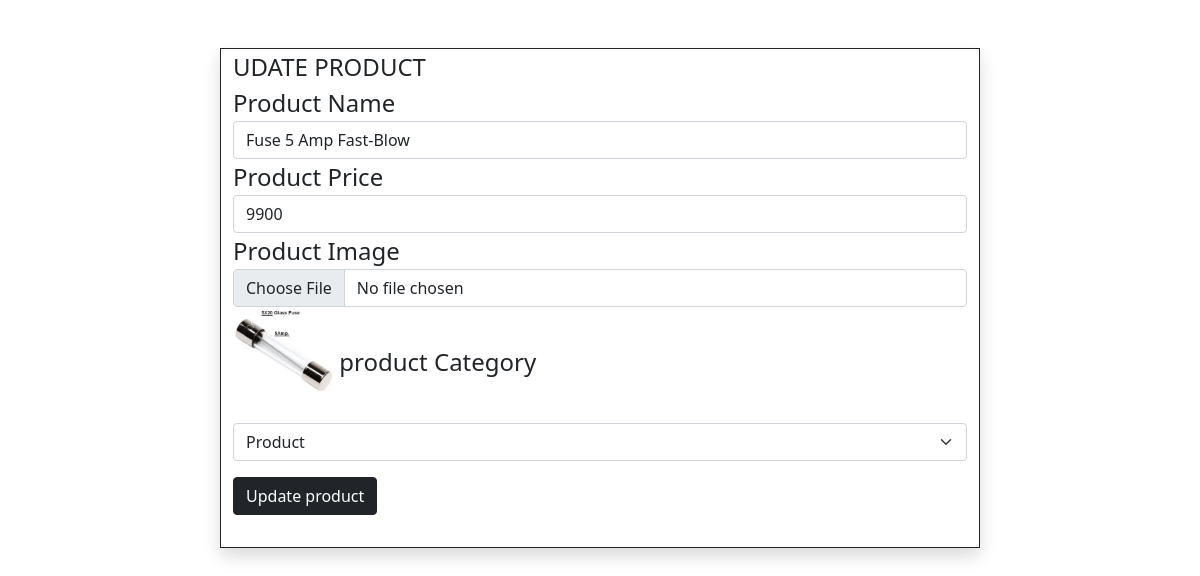
/website/update.php?update=4, run on the app's committed database.
### tables this page shows
CREATE TABLE `product` (
  `id` int(11) NOT NULL,
  `name` varchar(50) NOT NULL,
  `price` bigint(100) NOT NULL,
  `image` varchar(250) NOT NULL,
  `category` varchar(100) NOT NULL
);

### website/update.php (the view, shortened to what this page needs)
<?php
include('connection.php');
$id= $_GET['update'];
$select_query="select * from product where id=$id ";
$result=mysqli_query($connect,$select_query);
$data=mysqli_fetch_array($result);
?>
<!DOCTYPE html>
<html lang="en">
<head>
<link href="https://cdn.jsdelivr.net/npm/bootstrap@5.1.3/dist/css/bootstrap.min.css" rel="stylesheet"
>
</head>
<body>
    <div class="container">
        <div class="row">
            <div class="col-md-8 m-auto mt-5 border border-dark shadow  ">
                <form method="post" enctype="multipart/form-data">
                    <legend class="mx-auto">UDATE PRODUCT<legend>
                    <label> Product Name</label>
                    <input type="text" name="n" placeholder="Enter product name" class="form-control md-3" value="<?php echo $data['name'] ?>">
                    <label> Product Price</label>
                    <input type="number" name="pr" placeholder="Enter product price" class="form-control md-3"  value="<?php echo $data['price'] ?>">
                    <label> Product Image</label>
                    <input type="file" name="img" placeholder="Enter product image" class="form-control md-3">
                            <img class="mb-3"src="<?php echo "img/".$data['image'] ?>"width="100px" height="100px">
                    <label> product Category</label>
                    <select class="form-select mb-3" name="s">
                    <option value="Product">Product</option>
                   </select>
                   <button class="btn btn-dark mb-3" name="update">Update product</button>
</form>
            </div>
        </div>
    </div>

### data on the page
product: n "Fuse 5 Amp Fast-Blow", pr "9900", image (picture)
